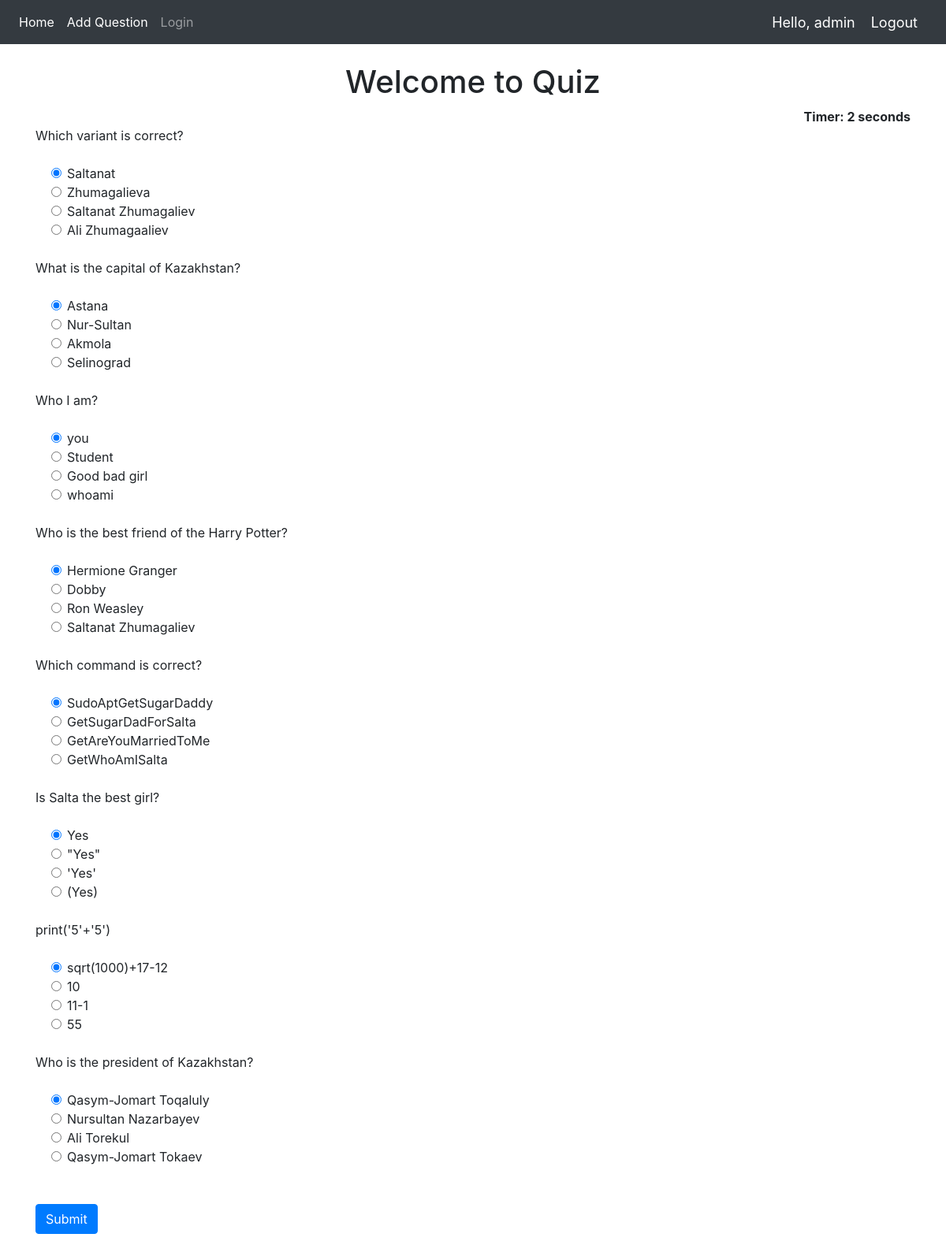
The app's page / (signed in) with its own data.
### Quiz/models.py (models this page shows, shortened)
class QuesModel(models.Model):
    question = models.CharField(max_length=200,null=True)
    op1 = models.CharField(max_length=200,null=True)
    op2 = models.CharField(max_length=200,null=True)
    op3 = models.CharField(max_length=200,null=True)
    op4 = models.CharField(max_length=200,null=True)
    ans = models.CharField(max_length=200,null=True)

### Quiz/views.py (the view)
# urls.py: 2. Add a URL to urlpatterns:  path('', views.home, name='home')
def home(request):
    if request.method == 'POST':
        print(request.POST)
        questions=QuesModel.objects.all()
        score=0
        wrong=0
        correct=0
        total=0
        for q in questions:
            total+=1
            print(request.POST.get(q.question))
            print(q.ans)
            print()
            if q.ans ==  request.POST.get(q.question):
                score+=10
                correct+=1
            else:
                wrong+=1
        percent = round(score/(total*10) *100)
        context = {
            'score':score,
            'time': request.POST.get('timer'),
            'correct':correct,
            'wrong':wrong,
            'percent':percent,
            'total':total
        }
        return render(request,'Quiz/result.html',context)
    else:
        questions=QuesModel.objects.all()
        context = {
            'questions':questions
        }
        return render(request,'Quiz/home.html',context)

### Quiz/templates/Quiz/home.html (shortened to what this page needs)
{% extends 'Quiz/dependencies.html' %}
{% block content %}
{% load static %}
<div class="container "> <br>
<h1 style="text-align: center">Welcome to Quiz</h1>
<div align="right " id="displaytimer"><b>Timer: 0 seconds</b></div>
 <form method='post' action=''>
    {% for q  in questions%}
    <div class="form-group">
      <label for="question">{{q.question}}</label>
    </div>
    <div class="form-check">
        <div class="form-check">
            <input class="form-check-input" type="radio" name="{{q.question}}" id="gridRadios1" value="option1" checked>
            <label class="form-check-label" for="gridRadios1">
                {{q.op1}}
            </label>
        </div>
        <div class="form-check">
            <input class="form-check-input" type="radio" name="{{q.question}}" id="gridRadios2" value="option2">
            <label class="form-check-label" for="gridRadios2">
                {{q.op2}}
            </label>
        </div>
        <div class="form-check">
            <input class="form-check-input" type="radio" name="{{q.question}}" id="gridRadios1" value="option3">
            <label class="form-check-label" for="gridRadios1">
                {{q.op3}}
            </label>
        </div>
        <div class="form-check">
            <input class="form-check-input" type="radio" name="{{q.question}}" id="gridRadios2" value="option4">
            <label class="form-check-label" for="gridRadios2">
                {{q.op4}}
            </label>
        </div>
        <br>
    </div>
    {% endfor %}
    <br>
    <button type="submit" class="btn btn-primary">Submit</button>
  </form>
</div>
{% endblock %}

### Quiz/templates/Quiz/navbar.html (shortened to what this page needs)
{% load static %}
<nav class="navbar navbar-expand-lg navbar-dark bg-dark">
  <div class="collapse navbar-collapse" id="navbarNav">
    <ul class="navbar-nav">
      <li class="nav-item active">
        <a class="nav-link" href="{% url 'home' %}">Home</a>
      </li>
      {% if request.user.is_staff %}
      <li class="nav-item active">
        <a class="nav-link" href="{% url 'addQuestion' %}">Add Question</a>
      </li>
      {% endif %}
      <li class="nav-item">
        <a class="nav-link" href="{% url 'login' %}">Login</a>
      </li>
    </ul>
  </div>
  <span class="greet">Hello, {{request.user}}</span>
  <span ><a  class="greet" href="{% url 'logout' %}">Logout</a></span>
</nav>

### Quiz/templates/Quiz/navbar.html (style rules this page uses)
.greet { font-size: 18px; color: #fff; margin-right: 20px; }

### records on screen
QuesModel: question "Which variant is correct?", op1 "Saltanat", op2 "Zhumagalieva", op3 "Saltanat Zhumagaliev", op4 "Ali Zhumagaaliev"
QuesModel: question "What is the capital of Kazakhstan?", op1 "Astana", op2 "Nur-Sultan", op3 "Akmola", op4 "Selinograd"
QuesModel: question "Who I am?", op1 "you", op2 "Student", op3 "Good bad girl", op4 "whoami"
QuesModel: question "Who is the best friend of the Harry Potter?", op1 "Hermione Granger", op2 "Dobby", op3 "Ron Weasley", op4 "Saltanat Zhumagaliev"
QuesModel: question "Which command is correct?", op1 "SudoAptGetSugarDaddy", op2 "GetSugarDadForSalta", op3 "GetAreYouMarriedToMe", op4 "GetWhoAmISalta"
QuesModel: question "Is Salta the best girl?", op1 "Yes", op2 "\"Yes\"", op3 "'Yes'", op4 "(Yes)"
QuesModel: question "print('5'+'5')", op1 "sqrt(1000)+17-12", op2 "10", op3 "11-1", op4 "55"
QuesModel: question "Who is the president of Kazakhstan?", op1 "Qasym-Jomart Toqaluly", op2 "Nursultan Nazarbayev", op3 "Ali Torekul", op4 "Qasym-Jomart Tokaev"

### other values on screen
{{ request.user }} "admin"
